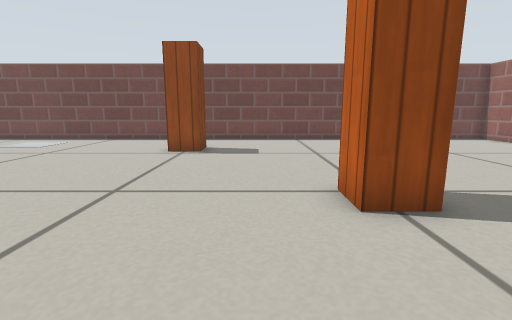
View 1 (above)

15 first-person views from a walk through a Gazebo world. The camera is 0.31 m above the floor, tilts 10° down and sees 85° across. The floor is counted in squares, 0.2 m on a side. Each view is taken from the middle of a square. On the plan, view 1 faces up. The plan holds only what a view shows up to about 14 squares ahead; the rest is blank. Simple patterns stand in for the simulator's built-in surfaces.

View 2
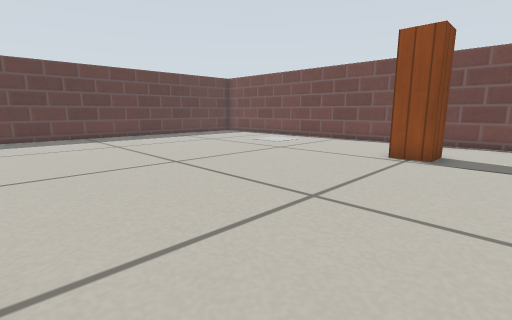

View 3
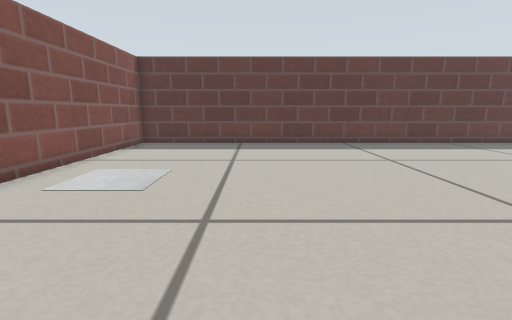

View 4
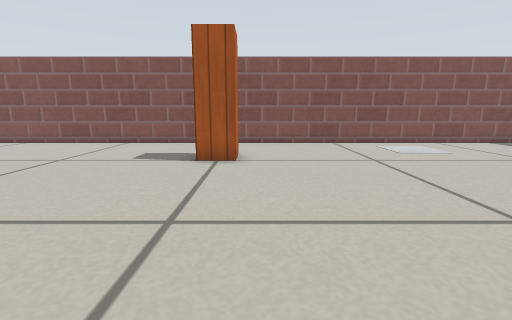

View 5
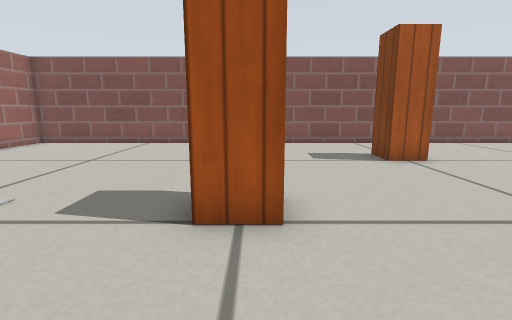

View 6
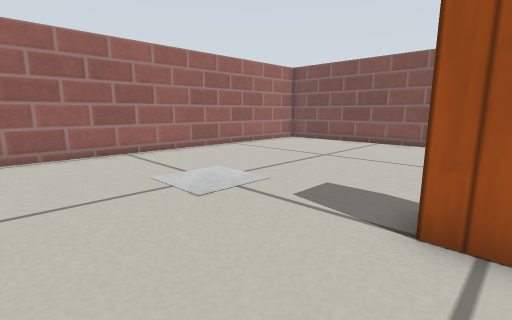

View 7
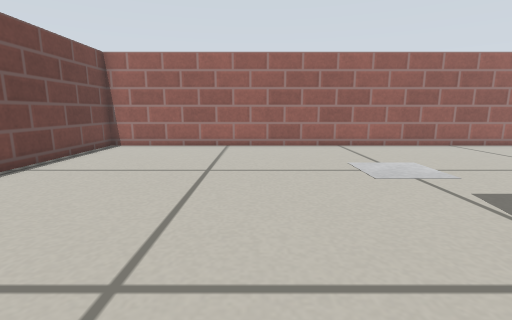

View 8
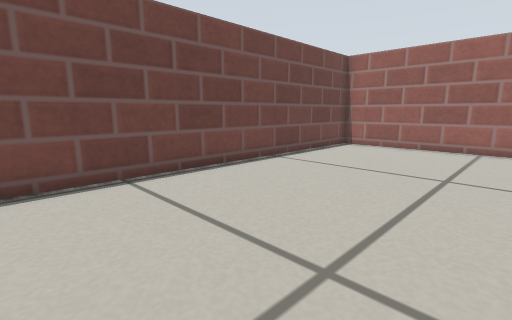

View 9
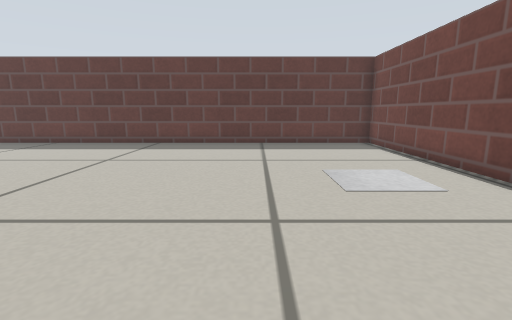

View 10
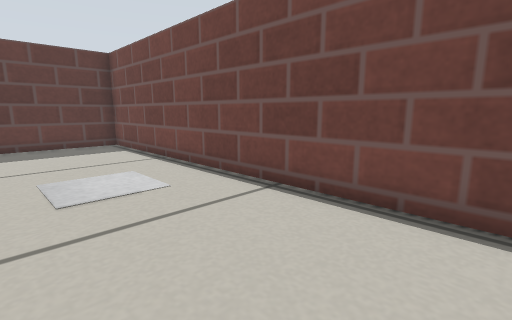

View 11
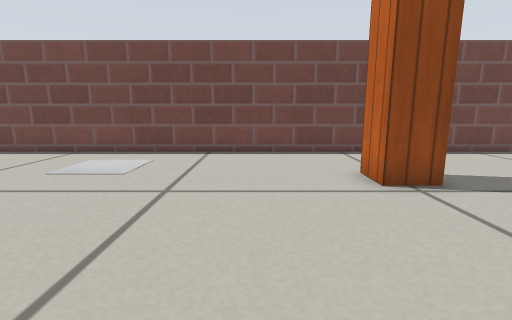

View 12
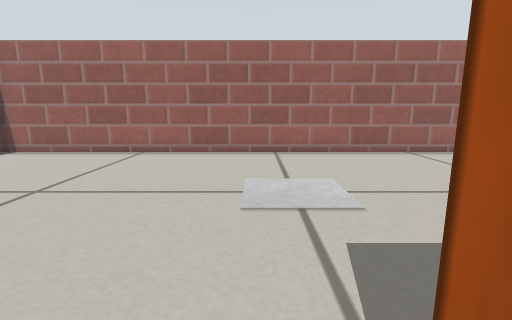

View 13
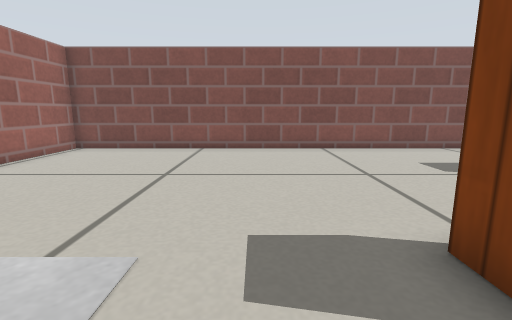

View 14
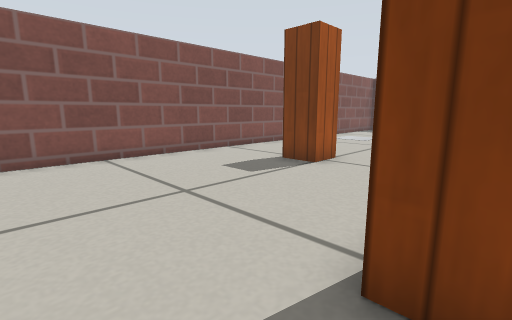

View 15
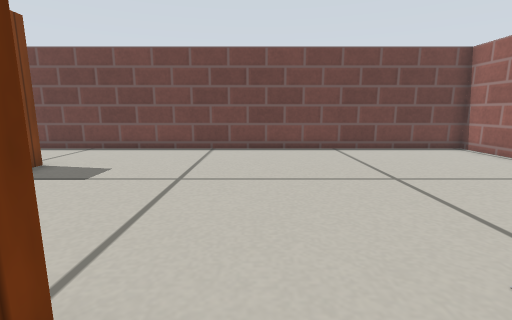

### Floor plan
Points are (right, up) in squares from view 1. A wall is a line through its corners. A room is listed if a view was taken in it or the views show most of it. See-through windows are left out.
Room 1 (views 1, 2, 3, 4, 5, 6, 7, 8, 9, 10, 11, 12, 13, 14, 15)
walls: (1.6, 5.4) (2.9, 5.4) (2.9, 4.1) (1.6, 4.1) (1.6, 5.4); (-2.1, 12) (-2.1, 10.6) (-3.4, 10.6) (-3.4, 11.9); (-3.4, -0.9) (-3.4, 0.4) (-2.1, 0.4) (-2.1, -0.9); (-17.5, 15.5) (-17.5, -4.5) (12.5, -4.5) (12.5, 15.5) (-17.5, 15.5)

Where each view was taken, in squares from view 1:
view 1: 0 up, 0 right, facing up
view 2: 1 up, 0 right, facing up-left
view 3: 1 up, 4 left, facing left
view 4: 9 up, 4 left, facing down
view 5: 9 up, 2 right, facing down
view 6: 9 up, 2 right, facing down-right
view 7: 9 up, 0 right, facing right
view 8: 9 up, 0 right, facing up-right
view 9: 10 up, 4 left, facing left
view 10: 11 up, 4 left, facing up-left
view 11: 5 up, 6 left, facing up
view 12: 6 up, 2 right, facing right
view 13: 7 up, 5 right, facing down
view 14: 5 up, 5 right, facing down-left
view 15: 4 up, 4 right, facing up
